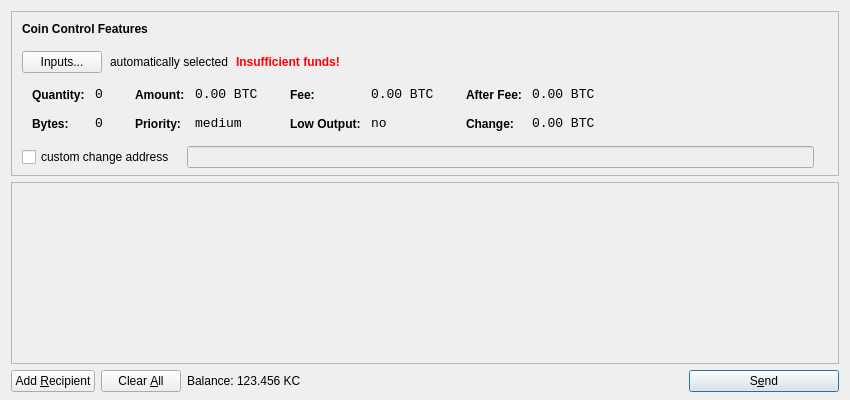
<?xml version="1.0" encoding="UTF-8"?>
<ui version="4.0">
 <class>SendCoinsDialog</class>
 <widget class="QDialog" name="SendCoinsDialog">
  <property name="geometry">
   <rect>
    <x>0</x>
    <y>0</y>
    <width>850</width>
    <height>400</height>
   </rect>
  </property>
  <property name="windowTitle">
   <string>Send Coins</string>
  </property>
  <layout class="QVBoxLayout" name="verticalLayout" stretch="0,1,0">
   <property name="bottomMargin">
    <number>8</number>
   </property>
   <item>
    <widget class="QFrame" name="frameCoinControl">
     <property name="sizePolicy">
      <sizepolicy hsizetype="Expanding" vsizetype="Expanding">
       <horstretch>0</horstretch>
       <verstretch>0</verstretch>
      </sizepolicy>
     </property>
     <property name="maximumSize">
      <size>
       <width>16777215</width>
       <height>16777215</height>
      </size>
     </property>
     <property name="frameShape">
      <enum>QFrame::StyledPanel</enum>
     </property>
     <property name="frameShadow">
      <enum>QFrame::Sunken</enum>
     </property>
     <layout class="QVBoxLayout" name="verticalLayoutCoinControl2">
      <property name="spacing">
       <number>-1</number>
      </property>
      <property name="leftMargin">
       <number>0</number>
      </property>
      <property name="topMargin">
       <number>0</number>
      </property>
      <property name="rightMargin">
       <number>0</number>
      </property>
      <property name="bottomMargin">
       <number>6</number>
      </property>
      <item>
       <layout class="QVBoxLayout" name="verticalLayoutCoinControl" stretch="0,0,0,0,1">
        <property name="spacing">
         <number>0</number>
        </property>
        <property name="leftMargin">
         <number>10</number>
        </property>
        <property name="topMargin">
         <number>10</number>
        </property>
        <item>
         <layout class="QHBoxLayout" name="horizontalLayoutCoinControl1">
          <property name="bottomMargin">
           <number>15</number>
          </property>
          <item>
           <widget class="QLabel" name="labelCoinControlFeatures">
            <property name="sizePolicy">
             <sizepolicy hsizetype="Preferred" vsizetype="Maximum">
              <horstretch>0</horstretch>
              <verstretch>0</verstretch>
             </sizepolicy>
            </property>
            <property name="font">
             <font>
              <weight>75</weight>
              <bold>true</bold>
             </font>
            </property>
            <property name="styleSheet">
             <string notr="true">font-weight:bold;</string>
            </property>
            <property name="text">
             <string>Coin Control Features</string>
            </property>
           </widget>
          </item>
         </layout>
        </item>
        <item>
         <layout class="QHBoxLayout" name="horizontalLayoutCoinControl2" stretch="0,0,0,0">
          <property name="spacing">
           <number>8</number>
          </property>
          <property name="bottomMargin">
           <number>10</number>
          </property>
          <item>
           <widget class="QPushButton" name="pushButtonCoinControl">
            <property name="styleSheet">
             <string notr="true"/>
            </property>
            <property name="text">
             <string>Inputs...</string>
            </property>
           </widget>
          </item>
          <item>
           <widget class="QLabel" name="labelCoinControlAutomaticallySelected">
            <property name="text">
             <string>automatically selected</string>
            </property>
            <property name="margin">
             <number>5</number>
            </property>
           </widget>
          </item>
          <item>
           <widget class="QLabel" name="labelCoinControlInsuffFunds">
            <property name="font">
             <font>
              <weight>75</weight>
              <bold>true</bold>
             </font>
            </property>
            <property name="styleSheet">
             <string notr="true">color:red;font-weight:bold;</string>
            </property>
            <property name="text">
             <string>Insufficient funds!</string>
            </property>
            <property name="margin">
             <number>5</number>
            </property>
           </widget>
          </item>
          <item>
           <spacer name="horizontalSpacerCoinControl">
            <property name="orientation">
             <enum>Qt::Horizontal</enum>
            </property>
            <property name="sizeHint" stdset="0">
             <size>
              <width>40</width>
              <height>1</height>
             </size>
            </property>
           </spacer>
          </item>
         </layout>
        </item>
        <item>
         <widget class="QWidget" name="widgetCoinControl" native="true">
          <property name="sizePolicy">
           <sizepolicy hsizetype="Preferred" vsizetype="Preferred">
            <horstretch>0</horstretch>
            <verstretch>0</verstretch>
           </sizepolicy>
          </property>
          <property name="minimumSize">
           <size>
            <width>0</width>
            <height>0</height>
           </size>
          </property>
          <property name="styleSheet">
           <string notr="true"/>
          </property>
          <layout class="QHBoxLayout" name="horizontalLayoutCoinControl5">
           <property name="margin">
            <number>0</number>
           </property>
           <item>
            <layout class="QHBoxLayout" name="horizontalLayoutCoinControl3" stretch="0,0,0,1">
             <property name="spacing">
              <number>20</number>
             </property>
             <property name="topMargin">
              <number>0</number>
             </property>
             <property name="bottomMargin">
              <number>10</number>
             </property>
             <item>
              <layout class="QFormLayout" name="formLayoutCoinControl1">
               <property name="horizontalSpacing">
                <number>10</number>
               </property>
               <property name="verticalSpacing">
                <number>14</number>
               </property>
               <property name="leftMargin">
                <number>10</number>
               </property>
               <property name="topMargin">
                <number>4</number>
               </property>
               <property name="rightMargin">
                <number>6</number>
               </property>
               <item row="0" column="0">
                <widget class="QLabel" name="labelCoinControlQuantityText">
                 <property name="styleSheet">
                  <string notr="true">font-weight:bold;</string>
                 </property>
                 <property name="text">
                  <string>Quantity:</string>
                 </property>
                 <property name="margin">
                  <number>0</number>
                 </property>
                </widget>
               </item>
               <item row="0" column="1">
                <widget class="QLabel" name="labelCoinControlQuantity">
                 <property name="font">
                  <font>
                   <family>Monospace</family>
                   <pointsize>10</pointsize>
                  </font>
                 </property>
                 <property name="cursor">
                  <cursorShape>IBeamCursor</cursorShape>
                 </property>
                 <property name="contextMenuPolicy">
                  <enum>Qt::ActionsContextMenu</enum>
                 </property>
                 <property name="text">
                  <string notr="true">0</string>
                 </property>
                 <property name="margin">
                  <number>0</number>
                 </property>
                 <property name="textInteractionFlags">
                  <set>Qt::LinksAccessibleByMouse|Qt::TextSelectableByKeyboard|Qt::TextSelectableByMouse</set>
                 </property>
                </widget>
               </item>
               <item row="1" column="0">
                <widget class="QLabel" name="labelCoinControlBytesText">
                 <property name="styleSheet">
                  <string notr="true">font-weight:bold;</string>
                 </property>
                 <property name="text">
                  <string>Bytes:</string>
                 </property>
                </widget>
               </item>
               <item row="1" column="1">
                <widget class="QLabel" name="labelCoinControlBytes">
                 <property name="font">
                  <font>
                   <family>Monospace</family>
                   <pointsize>10</pointsize>
                  </font>
                 </property>
                 <property name="cursor">
                  <cursorShape>IBeamCursor</cursorShape>
                 </property>
                 <property name="contextMenuPolicy">
                  <enum>Qt::ActionsContextMenu</enum>
                 </property>
                 <property name="text">
                  <string notr="true">0</string>
                 </property>
                 <property name="textInteractionFlags">
                  <set>Qt::LinksAccessibleByMouse|Qt::TextSelectableByKeyboard|Qt::TextSelectableByMouse</set>
                 </property>
                </widget>
               </item>
              </layout>
             </item>
             <item>
              <layout class="QFormLayout" name="formLayoutCoinControl2">
               <property name="horizontalSpacing">
                <number>10</number>
               </property>
               <property name="verticalSpacing">
                <number>14</number>
               </property>
               <property name="leftMargin">
                <number>6</number>
               </property>
               <property name="topMargin">
                <number>4</number>
               </property>
               <property name="rightMargin">
                <number>6</number>
               </property>
               <item row="0" column="0">
                <widget class="QLabel" name="labelCoinControlAmountText">
                 <property name="styleSheet">
                  <string notr="true">font-weight:bold;</string>
                 </property>
                 <property name="text">
                  <string>Amount:</string>
                 </property>
                 <property name="margin">
                  <number>0</number>
                 </property>
                </widget>
               </item>
               <item row="0" column="1">
                <widget class="QLabel" name="labelCoinControlAmount">
                 <property name="font">
                  <font>
                   <family>Monospace</family>
                   <pointsize>10</pointsize>
                  </font>
                 </property>
                 <property name="cursor">
                  <cursorShape>IBeamCursor</cursorShape>
                 </property>
                 <property name="contextMenuPolicy">
                  <enum>Qt::ActionsContextMenu</enum>
                 </property>
                 <property name="text">
                  <string notr="true">0.00 BTC</string>
                 </property>
                 <property name="textInteractionFlags">
                  <set>Qt::LinksAccessibleByMouse|Qt::TextSelectableByKeyboard|Qt::TextSelectableByMouse</set>
                 </property>
                </widget>
               </item>
               <item row="1" column="0">
                <widget class="QLabel" name="labelCoinControlPriorityText">
                 <property name="styleSheet">
                  <string notr="true">font-weight:bold;</string>
                 </property>
                 <property name="text">
                  <string>Priority:</string>
                 </property>
                </widget>
               </item>
               <item row="1" column="1">
                <widget class="QLabel" name="labelCoinControlPriority">
                 <property name="font">
                  <font>
                   <family>Monospace</family>
                   <pointsize>10</pointsize>
                  </font>
                 </property>
                 <property name="cursor">
                  <cursorShape>IBeamCursor</cursorShape>
                 </property>
                 <property name="contextMenuPolicy">
                  <enum>Qt::ActionsContextMenu</enum>
                 </property>
                 <property name="text">
                  <string>medium</string>
                 </property>
                 <property name="textInteractionFlags">
                  <set>Qt::LinksAccessibleByMouse|Qt::TextSelectableByKeyboard|Qt::TextSelectableByMouse</set>
                 </property>
                </widget>
               </item>
              </layout>
             </item>
             <item>
              <layout class="QFormLayout" name="formLayoutCoinControl3">
               <property name="horizontalSpacing">
                <number>10</number>
               </property>
               <property name="verticalSpacing">
                <number>14</number>
               </property>
               <property name="leftMargin">
                <number>6</number>
               </property>
               <property name="topMargin">
                <number>4</number>
               </property>
               <property name="rightMargin">
                <number>6</number>
               </property>
               <item row="0" column="0">
                <widget class="QLabel" name="labelCoinControlFeeText">
                 <property name="styleSheet">
                  <string notr="true">font-weight:bold;</string>
                 </property>
                 <property name="text">
                  <string>Fee:</string>
                 </property>
                 <property name="margin">
                  <number>0</number>
                 </property>
                </widget>
               </item>
               <item row="0" column="1">
                <widget class="QLabel" name="labelCoinControlFee">
                 <property name="font">
                  <font>
                   <family>Monospace</family>
                   <pointsize>10</pointsize>
                  </font>
                 </property>
                 <property name="cursor">
                  <cursorShape>IBeamCursor</cursorShape>
                 </property>
                 <property name="contextMenuPolicy">
                  <enum>Qt::ActionsContextMenu</enum>
                 </property>
                 <property name="text">
                  <string notr="true">0.00 BTC</string>
                 </property>
                 <property name="textInteractionFlags">
                  <set>Qt::LinksAccessibleByMouse|Qt::TextSelectableByKeyboard|Qt::TextSelectableByMouse</set>
                 </property>
                </widget>
               </item>
               <item row="1" column="0">
                <widget class="QLabel" name="labelCoinControlLowOutputText">
                 <property name="styleSheet">
                  <string notr="true">font-weight:bold;</string>
                 </property>
                 <property name="text">
                  <string>Low Output:</string>
                 </property>
                </widget>
               </item>
               <item row="1" column="1">
                <widget class="QLabel" name="labelCoinControlLowOutput">
                 <property name="font">
                  <font>
                   <family>Monospace</family>
                   <pointsize>10</pointsize>
                  </font>
                 </property>
                 <property name="cursor">
                  <cursorShape>IBeamCursor</cursorShape>
                 </property>
                 <property name="contextMenuPolicy">
                  <enum>Qt::ActionsContextMenu</enum>
                 </property>
                 <property name="text">
                  <string>no</string>
                 </property>
                 <property name="textInteractionFlags">
                  <set>Qt::LinksAccessibleByMouse|Qt::TextSelectableByKeyboard|Qt::TextSelectableByMouse</set>
                 </property>
                </widget>
               </item>
              </layout>
             </item>
             <item>
              <layout class="QFormLayout" name="formLayoutCoinControl4">
               <property name="horizontalSpacing">
                <number>10</number>
               </property>
               <property name="verticalSpacing">
                <number>14</number>
               </property>
               <property name="leftMargin">
                <number>6</number>
               </property>
               <property name="topMargin">
                <number>4</number>
               </property>
               <property name="rightMargin">
                <number>6</number>
               </property>
               <item row="0" column="0">
                <widget class="QLabel" name="labelCoinControlAfterFeeText">
                 <property name="styleSheet">
                  <string notr="true">font-weight:bold;</string>
                 </property>
                 <property name="text">
                  <string>After Fee:</string>
                 </property>
                 <property name="margin">
                  <number>0</number>
                 </property>
                </widget>
               </item>
               <item row="0" column="1">
                <widget class="QLabel" name="labelCoinControlAfterFee">
                 <property name="font">
                  <font>
                   <family>Monospace</family>
                   <pointsize>10</pointsize>
                  </font>
                 </property>
                 <property name="cursor">
                  <cursorShape>IBeamCursor</cursorShape>
                 </property>
                 <property name="contextMenuPolicy">
                  <enum>Qt::ActionsContextMenu</enum>
                 </property>
                 <property name="text">
                  <string notr="true">0.00 BTC</string>
                 </property>
                 <property name="textInteractionFlags">
                  <set>Qt::LinksAccessibleByMouse|Qt::TextSelectableByKeyboard|Qt::TextSelectableByMouse</set>
                 </property>
                </widget>
               </item>
               <item row="1" column="0">
                <widget class="QLabel" name="labelCoinControlChangeText">
                 <property name="styleSheet">
                  <string notr="true">font-weight:bold;</string>
                 </property>
                 <property name="text">
                  <string>Change:</string>
                 </property>
                </widget>
               </item>
               <item row="1" column="1">
                <widget class="QLabel" name="labelCoinControlChange">
                 <property name="font">
                  <font>
                   <family>Monospace</family>
                   <pointsize>10</pointsize>
                  </font>
                 </property>
                 <property name="cursor">
                  <cursorShape>IBeamCursor</cursorShape>
                 </property>
                 <property name="contextMenuPolicy">
                  <enum>Qt::ActionsContextMenu</enum>
                 </property>
                 <property name="text">
                  <string notr="true">0.00 BTC</string>
                 </property>
                 <property name="textInteractionFlags">
                  <set>Qt::LinksAccessibleByMouse|Qt::TextSelectableByKeyboard|Qt::TextSelectableByMouse</set>
                 </property>
                </widget>
               </item>
              </layout>
             </item>
            </layout>
           </item>
          </layout>
         </widget>
        </item>
        <item>
         <layout class="QHBoxLayout" name="horizontalLayoutCoinControl4" stretch="0,0,0">
          <property name="spacing">
           <number>12</number>
          </property>
          <property name="sizeConstraint">
           <enum>QLayout::SetDefaultConstraint</enum>
          </property>
          <property name="topMargin">
           <number>5</number>
          </property>
          <property name="rightMargin">
           <number>5</number>
          </property>
          <item>
           <widget class="QCheckBox" name="checkBoxCoinControlChange">
            <property name="text">
             <string>custom change address</string>
            </property>
           </widget>
          </item>
          <item>
           <widget class="QLineEdit" name="lineEditCoinControlChange">
            <property name="enabled">
             <bool>false</bool>
            </property>
            <property name="sizePolicy">
             <sizepolicy hsizetype="Expanding" vsizetype="Fixed">
              <horstretch>0</horstretch>
              <verstretch>0</verstretch>
             </sizepolicy>
            </property>
           </widget>
          </item>
          <item>
           <widget class="QLabel" name="labelCoinControlChangeLabel">
            <property name="sizePolicy">
             <sizepolicy hsizetype="Preferred" vsizetype="Expanding">
              <horstretch>0</horstretch>
              <verstretch>0</verstretch>
             </sizepolicy>
            </property>
            <property name="minimumSize">
             <size>
              <width>0</width>
              <height>0</height>
             </size>
            </property>
            <property name="text">
             <string/>
            </property>
            <property name="margin">
             <number>3</number>
            </property>
           </widget>
          </item>
         </layout>
        </item>
        <item>
         <spacer name="verticalSpacerCoinControl">
          <property name="orientation">
           <enum>Qt::Vertical</enum>
          </property>
          <property name="sizeHint" stdset="0">
           <size>
            <width>800</width>
            <height>1</height>
           </size>
          </property>
         </spacer>
        </item>
       </layout>
      </item>
     </layout>
    </widget>
   </item>
   <item>
    <widget class="QScrollArea" name="scrollArea">
     <property name="widgetResizable">
      <bool>true</bool>
     </property>
     <widget class="QWidget" name="scrollAreaWidgetContents">
      <property name="geometry">
       <rect>
        <x>0</x>
        <y>0</y>
        <width>830</width>
        <height>165</height>
       </rect>
      </property>
      <layout class="QVBoxLayout" name="verticalLayout_2">
       <property name="margin">
        <number>0</number>
       </property>
       <item>
        <layout class="QVBoxLayout" name="entries">
         <property name="spacing">
          <number>6</number>
         </property>
        </layout>
       </item>
       <item>
        <spacer name="verticalSpacer">
         <property name="orientation">
          <enum>Qt::Vertical</enum>
         </property>
         <property name="sizeHint" stdset="0">
          <size>
           <width>20</width>
           <height>40</height>
          </size>
         </property>
        </spacer>
       </item>
      </layout>
     </widget>
    </widget>
   </item>
   <item>
    <layout class="QHBoxLayout" name="horizontalLayout">
     <item>
      <widget class="QPushButton" name="addButton">
       <property name="toolTip">
        <string>Send to multiple recipients at once</string>
       </property>
       <property name="text">
        <string>Add &amp;Recipient</string>
       </property>
       <property name="icon">
        <iconset resource="../bitcoin.qrc">
         <normaloff>:/icons/add</normaloff>:/icons/add</iconset>
       </property>
       <property name="autoDefault">
        <bool>false</bool>
       </property>
      </widget>
     </item>
     <item>
      <widget class="QPushButton" name="clearButton">
       <property name="sizePolicy">
        <sizepolicy hsizetype="Minimum" vsizetype="Fixed">
         <horstretch>0</horstretch>
         <verstretch>0</verstretch>
        </sizepolicy>
       </property>
       <property name="toolTip">
        <string>Remove all transaction fields</string>
       </property>
       <property name="text">
        <string>Clear &amp;All</string>
       </property>
       <property name="icon">
        <iconset resource="../bitcoin.qrc">
         <normaloff>:/icons/remove</normaloff>:/icons/remove</iconset>
       </property>
       <property name="autoRepeatDelay">
        <number>300</number>
       </property>
       <property name="autoDefault">
        <bool>false</bool>
       </property>
      </widget>
     </item>
     <item>
      <layout class="QHBoxLayout" name="horizontalLayout_2">
       <property name="spacing">
        <number>3</number>
       </property>
       <item>
        <widget class="QLabel" name="label">
         <property name="text">
          <string>Balance:</string>
         </property>
        </widget>
       </item>
       <item>
        <widget class="QLabel" name="labelBalance">
         <property name="cursor">
          <cursorShape>IBeamCursor</cursorShape>
         </property>
         <property name="text">
          <string>123.456 KC</string>
         </property>
         <property name="textInteractionFlags">
          <set>Qt::LinksAccessibleByMouse|Qt::TextSelectableByKeyboard|Qt::TextSelectableByMouse</set>
         </property>
        </widget>
       </item>
      </layout>
     </item>
     <item>
      <spacer name="horizontalSpacer">
       <property name="orientation">
        <enum>Qt::Horizontal</enum>
       </property>
       <property name="sizeHint" stdset="0">
        <size>
         <width>40</width>
         <height>20</height>
        </size>
       </property>
      </spacer>
     </item>
     <item>
      <widget class="QPushButton" name="sendButton">
       <property name="minimumSize">
        <size>
         <width>150</width>
         <height>0</height>
        </size>
       </property>
       <property name="toolTip">
        <string>Confirm the send action</string>
       </property>
       <property name="text">
        <string>S&amp;end</string>
       </property>
       <property name="icon">
        <iconset resource="../bitcoin.qrc">
         <normaloff>:/icons/send</normaloff>:/icons/send</iconset>
       </property>
       <property name="default">
        <bool>true</bool>
       </property>
      </widget>
     </item>
    </layout>
   </item>
  </layout>
 </widget>
 <resources>
  <include location="../bitcoin.qrc"/>
 </resources>
 <connections/>
</ui>
